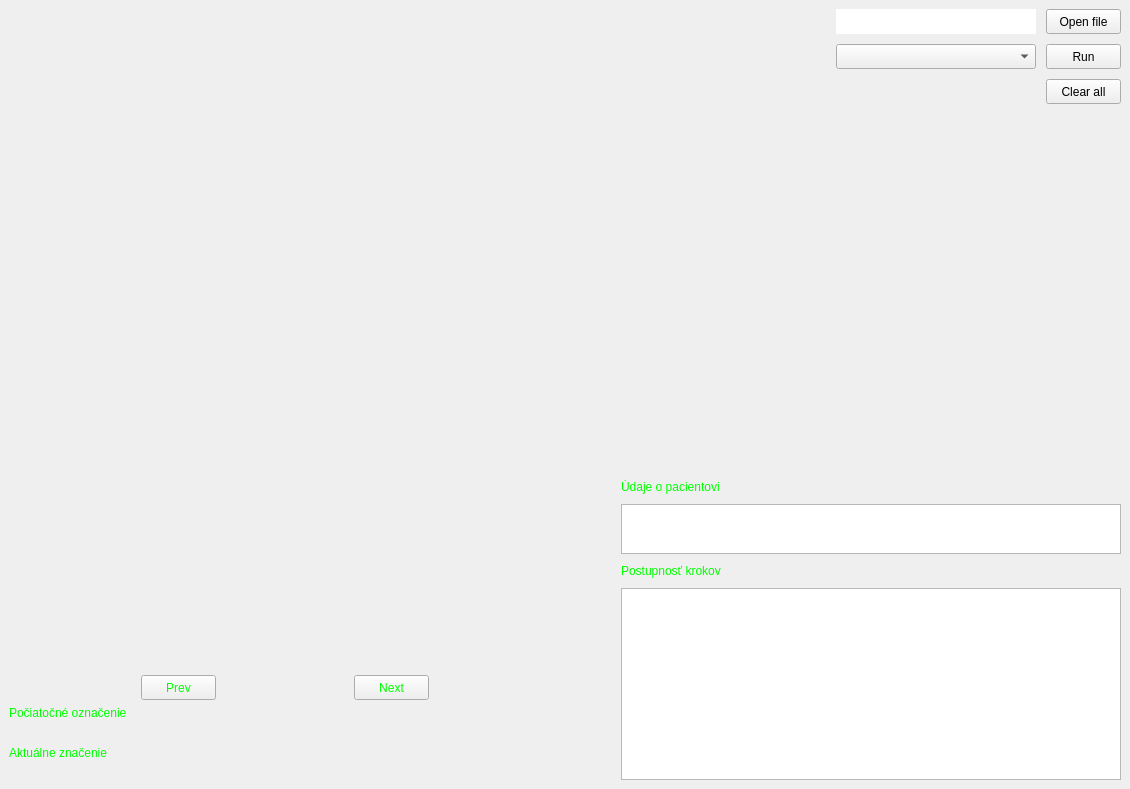
<?xml version="1.0" encoding="UTF-8"?>
<ui version="4.0">
 <class>MainWindow</class>
 <widget class="QMainWindow" name="MainWindow">
  <property name="geometry">
   <rect>
    <x>0</x>
    <y>0</y>
    <width>1130</width>
    <height>789</height>
   </rect>
  </property>
  <property name="windowTitle">
   <string>MainWindow</string>
  </property>
  <property name="styleSheet">
   <string notr="true">QMainWindow::titleBar {
    background-color: black;
}</string>
  </property>
  <widget class="QWidget" name="centralwidget">
   <layout class="QGridLayout" name="gridLayout" rowstretch="5,0">
    <item row="0" column="0">
     <layout class="QHBoxLayout" name="horizontalLayout" stretch="5,2,0">
      <property name="spacing">
       <number>10</number>
      </property>
      <item>
       <widget class="QLabel" name="photo">
        <property name="enabled">
         <bool>true</bool>
        </property>
        <property name="minimumSize">
         <size>
          <width>400</width>
          <height>400</height>
         </size>
        </property>
        <property name="frameShape">
         <enum>QFrame::Box</enum>
        </property>
        <property name="lineWidth">
         <number>0</number>
        </property>
        <property name="text">
         <string/>
        </property>
       </widget>
      </item>
      <item>
       <spacer name="horizontalSpacer">
        <property name="orientation">
         <enum>Qt::Horizontal</enum>
        </property>
        <property name="sizeHint" stdset="0">
         <size>
          <width>40</width>
          <height>20</height>
         </size>
        </property>
       </spacer>
      </item>
      <item>
       <layout class="QVBoxLayout" name="verticalLayout" stretch="1,1,0,0,6">
        <property name="spacing">
         <number>10</number>
        </property>
        <item>
         <layout class="QHBoxLayout" name="horizontalLayout_4">
          <item>
           <widget class="QLabel" name="fileNameLabel">
            <property name="minimumSize">
             <size>
              <width>200</width>
              <height>25</height>
             </size>
            </property>
            <property name="maximumSize">
             <size>
              <width>200</width>
              <height>25</height>
             </size>
            </property>
            <property name="styleSheet">
             <string notr="true">background: white;</string>
            </property>
            <property name="text">
             <string/>
            </property>
           </widget>
          </item>
          <item>
           <widget class="QPushButton" name="loadFile">
            <property name="minimumSize">
             <size>
              <width>75</width>
              <height>25</height>
             </size>
            </property>
            <property name="maximumSize">
             <size>
              <width>75</width>
              <height>25</height>
             </size>
            </property>
            <property name="autoFillBackground">
             <bool>true</bool>
            </property>
            <property name="text">
             <string>Open file</string>
            </property>
           </widget>
          </item>
         </layout>
        </item>
        <item>
         <layout class="QHBoxLayout" name="horizontalLayout_5">
          <item>
           <widget class="QComboBox" name="comboBox">
            <property name="sizePolicy">
             <sizepolicy hsizetype="Preferred" vsizetype="Fixed">
              <horstretch>0</horstretch>
              <verstretch>0</verstretch>
             </sizepolicy>
            </property>
            <property name="minimumSize">
             <size>
              <width>200</width>
              <height>25</height>
             </size>
            </property>
            <property name="maximumSize">
             <size>
              <width>200</width>
              <height>25</height>
             </size>
            </property>
           </widget>
          </item>
          <item>
           <widget class="QPushButton" name="runButton">
            <property name="minimumSize">
             <size>
              <width>75</width>
              <height>25</height>
             </size>
            </property>
            <property name="maximumSize">
             <size>
              <width>75</width>
              <height>25</height>
             </size>
            </property>
            <property name="autoFillBackground">
             <bool>true</bool>
            </property>
            <property name="text">
             <string>Run</string>
            </property>
           </widget>
          </item>
         </layout>
        </item>
        <item>
         <layout class="QHBoxLayout" name="horizontalLayout_6">
          <item>
           <spacer name="horizontalSpacer_2">
            <property name="orientation">
             <enum>Qt::Horizontal</enum>
            </property>
            <property name="sizeHint" stdset="0">
             <size>
              <width>40</width>
              <height>20</height>
             </size>
            </property>
           </spacer>
          </item>
          <item>
           <widget class="QPushButton" name="clearAll">
            <property name="minimumSize">
             <size>
              <width>75</width>
              <height>25</height>
             </size>
            </property>
            <property name="maximumSize">
             <size>
              <width>75</width>
              <height>25</height>
             </size>
            </property>
            <property name="autoFillBackground">
             <bool>true</bool>
            </property>
            <property name="text">
             <string>Clear all</string>
            </property>
           </widget>
          </item>
         </layout>
        </item>
        <item>
         <widget class="QLabel" name="time_actual">
          <property name="layoutDirection">
           <enum>Qt::LeftToRight</enum>
          </property>
          <property name="styleSheet">
           <string notr="true">color: #00FF00;</string>
          </property>
          <property name="text">
           <string/>
          </property>
          <property name="alignment">
           <set>Qt::AlignRight|Qt::AlignTrailing|Qt::AlignVCenter</set>
          </property>
         </widget>
        </item>
        <item>
         <spacer name="verticalSpacer">
          <property name="orientation">
           <enum>Qt::Vertical</enum>
          </property>
          <property name="sizeType">
           <enum>QSizePolicy::Expanding</enum>
          </property>
          <property name="sizeHint" stdset="0">
           <size>
            <width>30</width>
            <height>40</height>
           </size>
          </property>
         </spacer>
        </item>
       </layout>
      </item>
     </layout>
    </item>
    <item row="1" column="0">
     <layout class="QHBoxLayout" name="horizontalLayout_3" stretch="1,1">
      <item>
       <layout class="QVBoxLayout" name="verticalLayout_3">
        <item>
         <spacer name="verticalSpacer_4">
          <property name="orientation">
           <enum>Qt::Vertical</enum>
          </property>
          <property name="sizeHint" stdset="0">
           <size>
            <width>20</width>
            <height>40</height>
           </size>
          </property>
         </spacer>
        </item>
        <item>
         <layout class="QHBoxLayout" name="horizontalLayout_9">
          <item>
           <widget class="QPushButton" name="prevButton">
            <property name="minimumSize">
             <size>
              <width>75</width>
              <height>25</height>
             </size>
            </property>
            <property name="maximumSize">
             <size>
              <width>75</width>
              <height>25</height>
             </size>
            </property>
            <property name="autoFillBackground">
             <bool>true</bool>
            </property>
            <property name="styleSheet">
             <string notr="true">color: #00FF00;</string>
            </property>
            <property name="text">
             <string>Prev</string>
            </property>
           </widget>
          </item>
          <item>
           <widget class="QPushButton" name="nextButton">
            <property name="minimumSize">
             <size>
              <width>75</width>
              <height>25</height>
             </size>
            </property>
            <property name="maximumSize">
             <size>
              <width>75</width>
              <height>25</height>
             </size>
            </property>
            <property name="autoFillBackground">
             <bool>true</bool>
            </property>
            <property name="styleSheet">
             <string notr="true">color: #00FF00;</string>
            </property>
            <property name="text">
             <string>Next</string>
            </property>
           </widget>
          </item>
         </layout>
        </item>
        <item>
         <layout class="QVBoxLayout" name="verticalLayout_5">
          <item>
           <widget class="QLabel" name="initial_marking_label">
            <property name="styleSheet">
             <string notr="true">color: #00FF00;</string>
            </property>
            <property name="text">
             <string>Počiatočné označenie</string>
            </property>
           </widget>
          </item>
          <item>
           <widget class="QLabel" name="marking">
            <property name="styleSheet">
             <string notr="true">color: #00FF00;</string>
            </property>
            <property name="text">
             <string/>
            </property>
           </widget>
          </item>
          <item>
           <widget class="QLabel" name="label_2">
            <property name="styleSheet">
             <string notr="true">color: #00FF00;</string>
            </property>
            <property name="text">
             <string>Aktuálne značenie</string>
            </property>
           </widget>
          </item>
          <item>
           <widget class="QLabel" name="actual_marking">
            <property name="styleSheet">
             <string notr="true">color: #00FF00;</string>
            </property>
            <property name="text">
             <string/>
            </property>
           </widget>
          </item>
         </layout>
        </item>
       </layout>
      </item>
      <item>
       <layout class="QVBoxLayout" name="verticalLayout_2">
        <item>
         <spacer name="verticalSpacer_2">
          <property name="orientation">
           <enum>Qt::Vertical</enum>
          </property>
          <property name="sizeHint" stdset="0">
           <size>
            <width>20</width>
            <height>40</height>
           </size>
          </property>
         </spacer>
        </item>
        <item>
         <layout class="QHBoxLayout" name="horizontalLayout_7">
          <item>
           <spacer name="horizontalSpacer_3">
            <property name="orientation">
             <enum>Qt::Horizontal</enum>
            </property>
            <property name="sizeHint" stdset="0">
             <size>
              <width>40</width>
              <height>20</height>
             </size>
            </property>
           </spacer>
          </item>
          <item>
           <layout class="QVBoxLayout" name="verticalLayout_4">
            <property name="spacing">
             <number>10</number>
            </property>
            <item>
             <widget class="QLabel" name="label_3">
              <property name="styleSheet">
               <string notr="true">color: #00FF00;</string>
              </property>
              <property name="text">
               <string>Údaje o pacientovi</string>
              </property>
             </widget>
            </item>
            <item>
             <widget class="QTableWidget" name="table">
              <property name="maximumSize">
               <size>
                <width>500</width>
                <height>50</height>
               </size>
              </property>
              <property name="layoutDirection">
               <enum>Qt::LeftToRight</enum>
              </property>
             </widget>
            </item>
            <item>
             <widget class="QLabel" name="label">
              <property name="styleSheet">
               <string notr="true">color: #00FF00;</string>
              </property>
              <property name="text">
               <string>Postupnosť krokov</string>
              </property>
              <property name="alignment">
               <set>Qt::AlignLeading|Qt::AlignLeft|Qt::AlignVCenter</set>
              </property>
             </widget>
            </item>
            <item>
             <widget class="QListWidget" name="steps">
              <property name="enabled">
               <bool>true</bool>
              </property>
              <property name="sizePolicy">
               <sizepolicy hsizetype="Expanding" vsizetype="Expanding">
                <horstretch>0</horstretch>
                <verstretch>0</verstretch>
               </sizepolicy>
              </property>
              <property name="minimumSize">
               <size>
                <width>500</width>
                <height>100</height>
               </size>
              </property>
              <property name="maximumSize">
               <size>
                <width>500</width>
                <height>250</height>
               </size>
              </property>
              <property name="autoFillBackground">
               <bool>true</bool>
              </property>
              <property name="styleSheet">
               <string notr="true">color: #000000;</string>
              </property>
             </widget>
            </item>
           </layout>
          </item>
         </layout>
        </item>
       </layout>
      </item>
     </layout>
    </item>
   </layout>
  </widget>
 </widget>
 <resources/>
 <connections/>
</ui>
